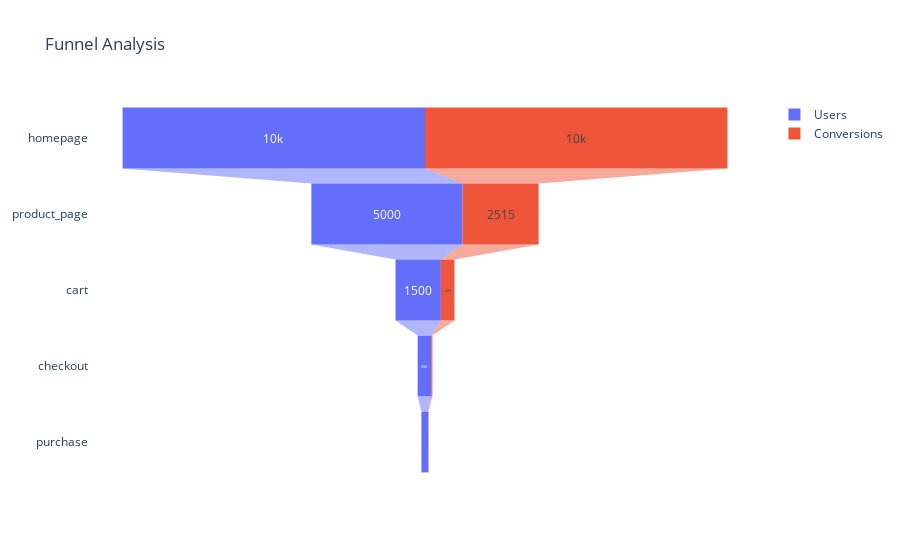

Here is the notebook cell this chart was saved with:
### Markdown cell above
So the user funnel stages of the website are homepage >> product_page >> cart >> checkout >> purchase. Now below is how we can analyze user funnels:

### Code cell
import plotly.graph_objects as go
import plotly.io as pio
pio.templates.default = "plotly_white"

#define the funnel stages
funnel_stages = ['homepage', 'product_page', 'cart', 'checkout', 'purchase']

#calculate the number of the users and conversions for each stage
num_users = []
num_conversions = []

for stage in funnel_stages:
    stage_users = data[data['stage'] == stage]
    num_users.append(len(stage_users))
    num_conversions.append(stage_users['conversion'].sum())

#create a funnel chart
fig = go.Figure(go.Funnel(
    y=funnel_stages,
    x=num_users,
    textposition='inside',
    textinfo='value',
    name='Users'
))

fig.add_trace(go.Funnel(
    y=funnel_stages,
    x=num_conversions,
    textposition='inside',
    textinfo='value',
    name='Conversions'
))

fig.update_layout(
    title='Funnel Analysis',
    funnelmode='stack'
)

fig.show()

### Figure 1 — Plotly figure (JSON) as saved in the notebook; plotly's stock layout.template omitted (floating-point values rounded to 4 significant figures)
{"data": [{"name": "Users", "textinfo": "value", "textposition": "inside", "type": "funnel", "x": [10000, 5000, 1500, 450, 225], "y": ["homepage", "product_page", "cart", "checkout", "purchase"]}, {"name": "Conversions", "textinfo": "value", "textposition": "inside", "type": "funnel", "x": [10000, 2515, 449, 36, 14], "y": ["homepage", "product_page", "cart", "checkout", "purchase"]}], "layout": {"funnelmode": "stack", "title": {"text": "Funnel Analysis"}}}
